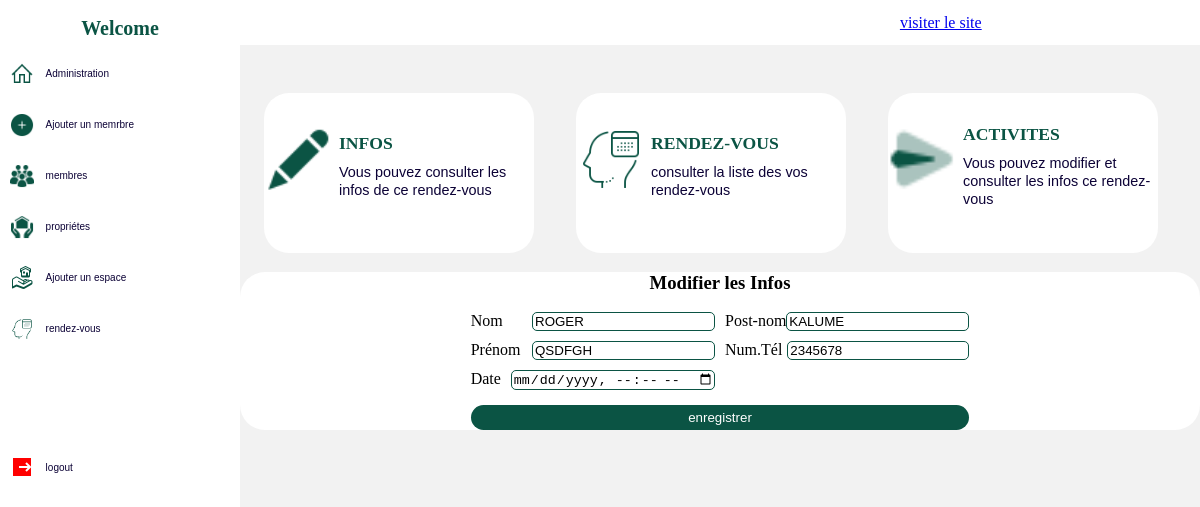
The page /appoint_edit/8/ on the database its author committed.
### app/models.py (models this page shows, shortened)
class Appointment(models.Model):
    name = models.CharField(max_length=150)
    last_name = models.CharField(max_length=150)
    given_name = models.CharField(max_length=150)
    number = models.PositiveBigIntegerField()
    date = models.DateTimeField()
    created_at  =models.DateTimeField(auto_now_add=True)

### app/views.py (the view)
# urls.py: path('appoint_edit/<int:appoint_id>/', views.appoint_edit, name='appoint_edit'),
def appoint_edit(request, appoint_id):
    appoint = get_object_or_404(Appointment, id=appoint_id)
    if request.method == 'POST':
        form = AppointForm(request.POST, instance=appoint)
        if form.is_valid():
            form.save()
            return redirect('appoint_detail', appoint=appoint.id)
    else :
        form = AppointForm(instance=appoint)
    return render (request, 'appoint_edit.html', {'appoint':appoint, 'form':form})

### app/forms.py
class AppointForm(forms.ModelForm):
    class Meta :
        model = Appointment
        fields = ('name', 'last_name', 'given_name', 'number','date')
        widgets = {
            'date' : forms.DateInput(attrs={'type':'datetime-local'})
        }

### app/templates/appoint_edit.html (shortened to what this page needs)
<!DOCTYPE html>{% load static %}
<html lang="en">
<head>
    <link rel="stylesheet" type="text/css" href="{% static 'css/profiles.css' %}">
    <link rel="stylesheet" href="{% static 'css/member.css' %}">
</head>
<body>
  <div class="body">
    <nav class="nav-menu">
        <h1> Welcome {{user.username}}  </h1>
        <ul>
            <li><a href="{% url 'profile'  %}"><img src="{% static 'img/icons8-home-32.png' %}" alt=""> <span>Administration</span></a></li>
            <li><a href="{% url 'add_member'  %}"><img src="{% static 'img/icons8-add-50.png' %}" alt=""> <span>Ajouter un memrbre</span> </a></li>
            <li><a href="{% url 'member'  %}"><img src="{% static 'img/icons8-user-groups-50.png' %}" alt=""> <span>membres</span> </a></li>
            <li><a href="{% url 'property'  %}"><img src="{% static 'img/icons8-property-50.png' %}" alt=""><span>propriétes</span></a></li>
            <li><a href="{% url 'space_form'  %}"><img src="{% static 'img/icons8-property-48.png' %}" alt=""><span>Ajouter un espace</span></a></li>
            <li><a href="{% url 'appoint'  %}"><img src="{% static 'img/icons8-appointment-80.png' %}" alt=""><span>rendez-vous</span></a></li>
            <li class="logout"><a href="{% url 'login' %}"><img src="{% static 'img/icons8-logout-24.png' %}" alt=""> <span>logout</span> </a></li>
        </ul>
       </nav>
      <nav class="nav-body">
        <nav class="nav-bar">
            <a href="{% url 'home' %}">visiter le site</a>
           </nav>
           <nav class="nav-content">
            <aside>
                <a href="{% url 'appoint_detail' appoint.id %}">
                    <p><img src="{% static 'img/icons8-edit-48.png' %}" alt=""><div class="infos">
                        <h2>INFOS </h2>
                        <span>Vous pouvez consulter les infos de ce rendez-vous</span>
                    </div></p>
                </a>
            </aside>
            <aside>
                <a href="{% url 'appoint' %}">
                    <p><img src="{% static 'img/icons8-appointment-80.png' %}" alt=""><div class="infos">
                        <h2>RENDEZ-VOUS</h2>
                        <span>consulter la liste des vos rendez-vous </span>
                    </div></p>
                </a>
            </aside>
            <aside>
                <a >
                    <p><img src="{% static 'img/icons8-send-24.png' %}" alt=""><div class="infos">
                        <h2>ACTIVITES</h2>
                        <span>Vous pouvez modifier et consulter les infos  ce rendez-vous  </span>
                    </div></p>
                </a>
            </aside>
           </nav>
           <div class="form-member" style="background-color: white;border-radius: 25px;width: auto;">
            <nav>
                <h3> Modifier les Infos </h3>
                <form  method="post">
                <nav>
                    <div><label for="">Nom</label> {{form.name}}
                   </div>
                    <div><label for="">Post-nom</label>{{form.last_name}}
                   </div>
                    <div><label for="">Prénom</label>{{form.given_name}}</div>
                    <div><label for="">Num.Tél</label>{{form.number}}</div>
                    <div><label for="">Date</label>{{form.date}}</div>
                </nav>
                <button type="submit">enregistrer</button>
                </form>
            </nav>
          </div>
      </nav>
  </div>
</body>
</html>

### app/static/css/profiles.css (style rules this page uses)
.body { display: flex; background-color: rgba(226, 225, 225, 0.438); left: 0; right: 0; position: fixed; height: 100%; width: 100%; top: 0; }
.nav-menu { width: 300px; height: 100%; position: relative; background-color: white; }
.nav-menu ul { left: 0; margin-left: 4%; padding: 0; }
.nav-menu ul li { list-style-type: none; margin-bottom: 1em; }
.nav-menu ul li a { display: flex; text-decoration: none; align-items: center; align-content: center; }
.logout { margin-top: 45%; }
.nav-menu ul li a span { padding: 12px; font-size: 10px; color: rgb(12, 2, 54); font-family: Arial, Helvetica, sans-serif; }
.nav-menu ul li img { width: 1.5em; height: 1.5em; }
.nav-menu h1 { display: flex; justify-content: center; font-family:'Times New Roman', Times, serif; font-weight: 900; color: rgb(11, 84, 68); font-size: 20px; }
.nav-bar { width: 100%; display: flex; background-color: white; height: 45px; justify-content: space-around; align-items: center; align-content: center; }
.nav-body { width: 100%; }
.nav-content { display: grid; grid-template-columns: repeat(3, 1fr); justify-content: center; margin-top: 5%; margin-left: 1.5em; }
.nav-content aside { width: 270px; height: 160px; background-color: white; border-radius: 25px; border: none; }
.nav-content aside a { display: flex; text-decoration: none; align-content: center; align-items: center; padding-top: 15px; }
.nav-content aside a img { width: 70px; height: 70px; }
.nav-content aside a .infos { margin-left: 5px; }
.nav-content aside a .infos h2 { color: rgb(11, 84, 68); font-family: 'Times New Roman', Times, serif; line-height: 10px; font-size: 1.1em; }
.nav-content aside a .infos span { color: rgb(12, 2, 54); font-family: sans-serif; font-size: 0.9em; }

### app/static/css/member.css (style rules this page uses)
.form-member form nav { display: grid; grid-template-columns: repeat(2,1fr); gap: 10px; }
.form-member form { display: grid; justify-content: center; }
.form-member form input { border: 1px solid rgb(11, 84, 68) ; outline: none; border-radius:5px ; }
.form-member form div { display: flex; justify-content: space-between; }
.form-member nav h3 { display: flex; justify-content: center; font-family: 'Times New Roman', Times, serif; }
.form-member button { border: none; border-radius: 15px; background-color: rgb(11, 84, 68); margin-top: 15px; color: white; padding: 5px ; cursor: pointer; }

### rows shown on the page
Appointment: name "ROGER", last_name "KALUME", given_name "QSDFGH", number "2345678"
